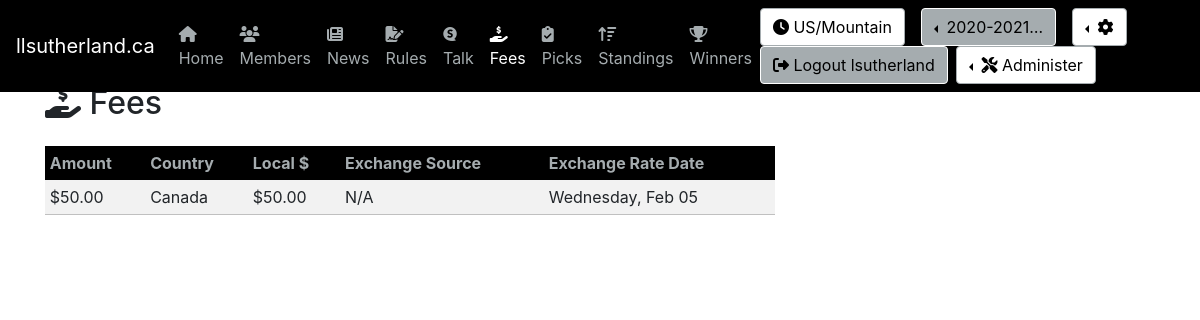
The app's page /fees/ (signed in) with its own data.
### pool/models.py (models this page shows, shortened)
class CustomUser(AbstractUser):
    US_EST = 'US/Eastern'
    TZS = [
        ('US/Alaska', 'US/Alaska'),
        ('US/Arizona','US/Arizona'),
        ('US/Central','US/Central'),
        (US_EST,'US/Eastern'),
        ('US/Hawaii','US/Hawaii'),
        ('US/Mountain','US/Mountain'),
        ('US/Pacific','US/Pacific'),
        ('Europe/Amsterdam','Europe/Amsterdam'),
        ('Europe/Athens','Europe/Athens'),
        ('Europe/Belgrade','Europe/Belgrade'),
        ('Europe/Berlin','Europe/Berlin'),
        ('Europe/Brussels','Europe/Brussels'),
        ('Europe/Bucharest','Europe/Bucharest'),
        ('Europe/Budapest','Europe/Budapest'),
        ('Europe/Copenhagen','Europe/Copenhagen'),
        ('Europe/Dublin','Europe/Dublin'),
        ('Europe/Gibraltar','Europe/Gibraltar'),
        ('Europe/Helsinki','Europe/Helsinki'),
        ('Europe/Istanbul','Europe/Istanbul'),
        ('Europe/Kiev','Europe/Kiev'),
        ('Europe/Lisbon','Europe/Lisbon'),
        ('Europe/London','Europe/London'),
        ('Europe/Luxembourg','Europe/Luxembourg'),
        ('Europe/Madrid','Europe/Madrid'),
        ('Europe/Malta','Europe/Malta'),
        ('Europe/Moscow','Europe/Moscow'),
        ('Europe/Oslo','Europe/Oslo'),
        ('Europe/Paris','Europe/Paris'),
        ('Europe/Prague','Europe/Prague'),
        ('Europe/Rome','Europe/Rome'),
        ('Europe/Sarajevo','Europe/Sarajevo'),
        ('Europe/Stockholm','Europe/Stockholm'),
        ('Europe/Vienna','Europe/Vienna'),
        ('Europe/Volgograd','Europe/Volgograd'),
        ('Europe/Warsaw','Europe/Warsaw'),
        ('Europe/Zurich','Europe/Zurich')
    ]
    username_validator = MyValidator()
    username = models.CharField(
        _('username'),
        max_length=150,
        unique=True,
        help_text=_('Required. 150 characters or fewer. Names and numbers only.'),
        validators=[username_validator],
            error_messages={
            'unique': _("A user with that username already exists."),
        },
    )
    mobile = models.CharField(max_length=20, blank=True, null=True)
    image = models.ImageField(upload_to='profile_image', blank=True, null=True)
    favorite_team = models.ForeignKey(Team, on_delete=models.CASCADE, blank=True, null=True)
    timezone = models.CharField(max_length=50, blank=False, null=False, default=US_EST, choices=TZS)

class Season(models.Model):
    name = models.CharField(max_length=50, blank=False, null=False)
    effective_date = models.DateField(blank=False, null=False)
    effective_end_date = models.DateField(blank=False, null=False)
    is_active = models.BooleanField(default=True)

class Fee(models.Model):
    amount = models.DecimalField('Amount CAD', max_digits=5, decimal_places=2, null=False, default=50.00)
    country = models.ForeignKey(Country, on_delete=models.CASCADE, null=False)
    local_amount = models.DecimalField('Amount in that Country', max_digits=5, decimal_places=2, null=False)
    exchange_source = models.CharField(max_length=50)
    exchange_rate_date = models.DateField(null=True)
    local_amount.short_description = 'Uh hi...'

class Country(models.Model):
    name = models.CharField(max_length=50, blank=False, null=False)
    short_name = models.CharField('Abbr', max_length=3, blank=False, null=False)
    class Meta:
        ordering = ["name"]
        verbose_name_plural = "countries"

### pool/views.py (the view)
# urls.py: path('fees/', FeesView.as_view(), name='fees'),
class FeesView(LoginRequiredMixin, ListView):
    template_name = 'fees/fees.html'
    def get(self, request):
        args = get_current(request)
        args.update({'items' : Fee.objects.all()})
        return render(request, self.template_name, args)

### pool/views.py (called while the page is built)
def get_current(request):
    current_season = None
    current_week = None
    seasons = []
    prefs = None
    request.session['django_timezone'] = request.user.timezone
    try:
        current_season = get_current_season(request)
        current_week = get_current_week(request)
        seasons = get_seasons()
        prefs = get_preferences(request)
    except Exception as e:
        print(e)
    return {
        'preferences' : prefs,
        'current_season': current_season,
        'current_week' : current_week,
        'seasons' : seasons
    }

def get_preferences(request):
    return Preferences.objects.get(user_id = request.user.id)

def get_seasons():
    return Season.objects.order_by('-effective_date')

def get_current_season(request):
    active_season = Season.objects.get(is_active=True)
    current_season_id = request.session['current_season_id']
    if not active_season.id == current_season_id:
        request.session['current_season_id'] = active_season.id
        return Season.objects.get(id=active_season.id)
    else:
        return Season.objects.get(id=current_season_id)

def get_current_week(request):
    active_week = Week.objects.get(is_active=True)
    current_week_id = request.session['current_week_id']
    if not active_week.id == current_week_id:
        request.session['current_week_id'] = active_week.id
        request.session['current_week_type_id'] = active_week.week_type.id
        return Week.objects.get(id=active_week.id)
    else:
        return Week.objects.get(id=current_week_id)

### utils/season_helper.py (called while the page is built)
def get_now():
    return timezone.now()

### pool/templates/fees/fees.html (shortened to what this page needs)
{% extends 'base.html' %}
{% block body %}
<h2 class="mt-1 mb-4"><i class="fas fa-hand-holding-usd"></i> Fees</h2>
<div class="row">
    <div class="col-md-8">
        <table class="table table-sm table-striped table-borderless">
        <thead>
            {% if user.favorite_team %}
                <tr style="background-color:{{user.favorite_team.color_01}};color:{{user.favorite_team.color_03}};border-color:{{user.favorite_team.color_03}}">
            {% else %}
                <tr class="bg-primary text-white">
            {% endif %}
            <th>Amount</th>
            <th>Country</th>
            <th>Local $</th>
            <th>Exchange Source</th>
            <th>Exchange Rate Date</th>
            </tr>
        </thead>
        <tbody>
        {% for item in items %}
            <tr style="border-bottom:1px solid silver;">
                <td>${{item.amount}}</td>
                <td>{{item.country.name}}</td>
                <td>${{item.local_amount}}</td>
                <td>{{item.exchange_source}}</td>
                <td>{{item.exchange_rate_date|date:'l, M d'}}</td>
            </tr>
        {% endfor %}
        </tbody>
        </table>
    </div>
</div>
{% endblock %}

### pool/templates/nav/fav-team.html (shortened to what this page needs)
<nav class="navbar navbar-expand-md navbar-dark fixed-top" style="background-color: {{user.favorite_team.color_01}};">
        <a class="navbar-brand" href="#">llsutherland.ca</a>
        <div class="collapse navbar-collapse" id="navbarCollapse">
            <ul class="navbar-nav mr-auto">
                <li class="nav-item">
                    <a class="nav-link" href="{% url 'home'  %}" style="{% if request.resolver_match.url_name == "home" %}color:{{user.favorite_team.color_02}};{% else %}color:{{user.favorite_team.color_03}};{% endif %}"><i class="fas fa-home"></i> Home</a>
                </li>
                <li class="nav-item">
                    <a class="nav-link" href="{% url 'members'  %}" style="{% if request.resolver_match.url_name == "members" %}color:{{user.favorite_team.color_02}};{% else %}color:{{user.favorite_team.color_03}};{% endif %}"><i class="fas fa-users"></i> Members</a>
                </li>
                <li class="nav-item">
                    <a class="nav-link" href="{% url 'news'  %}" style="{% if request.resolver_match.url_name == "news" %}color:{{user.favorite_team.color_02}};{% else %}color:{{user.favorite_team.color_03}};{% endif %}"><i class="fas fa-newspaper"></i> News</a>
                </li>
                <li class="nav-item">
                    <a class="nav-link" href="{% url 'rules'  %}" style="{% if request.resolver_match.url_name == "rules" %}color:{{user.favorite_team.color_02}};{% else %}color:{{user.favorite_team.color_03}};{% endif %}"><i class="fas fa-file-signature"></i> Rules</a>
                </li>
                <li class="nav-item">
                    <a class="nav-link" href="{% url 'talk'  %}" style="{% if request.resolver_match.url_name == "talk" %}color:{{user.favorite_team.color_02}};{% else %}color:{{user.favorite_team.color_03}};{% endif %}"><i class="fab fa-speakap"></i> Talk</a>
                </li>
                <li class="nav-item">
                    <a class="nav-link" href="{% url 'fees'  %}" style="{% if request.resolver_match.url_name == "fees" %}color:{{user.favorite_team.color_02}};{% else %}color:{{user.favorite_team.color_03}};{% endif %}"><i class="fas fa-hand-holding-usd"></i> Fees</a>
                </li>
                <li class="nav-item">
                    <a class="nav-link" href="{% url 'picks'  %}" style="{% if request.resolver_match.url_name == "picks" %}color:{{user.favorite_team.color_02}};{% else %}color:{{user.favorite_team.color_03}};{% endif %}"><i class="fas fa-clipboard-check"></i> Picks</a>
                </li>
                <li class="nav-item">
                    <a class="nav-link" href="{% url 'standings'  %}" style="{% if request.resolver_match.url_name == "standings" %}color:{{user.favorite_team.color_02}};{% else %}color:{{user.favorite_team.color_03}};{% endif %}"><i class="fas fa-sort-amount-up"></i> Standings</a>
                </li>
                <li class="nav-item">
                    <a class="nav-link" href="{% url 'winners'  %}" style="{% if request.resolver_match.url_name == "winners" %}color:{{user.favorite_team.color_02}};{% else %}color:{{user.favorite_team.color_03}};{% endif %}"><i class="fas fa-trophy"></i> Winners</a>
                </li>
            </ul>
            <form class="form-inline mt-2 mt-md-0">
            <a class="btn btn-light mr-2 my-2 my-sm-0" href="" style="background-color:{{user.favorite_team.color_02}};color:{{user.favorite_team.color_01}};border-color:{{user.favorite_team.color_03}}"><i class="fas fa-clock"></i> {{request.session.django_timezone}}</a>
            {% if current_season %}
                <div class="dropdown dropleft pl-2 pr-2">
                    <a class="btn btn-secondary dropdown-toggle" style="background-color:{{user.favorite_team.color_03}};color:{{user.favorite_team.color_01}};border-color:{{user.favorite_team.color_02}}" href="#" role="button" id="dropdownSeason" data-toggle="dropdown" aria-haspopup="true" aria-expanded="false">
                        {{current_season.name| truncatechars:10}}
                    </a>
            {% endif %}
                </div>
                <div class="dropdown dropleft pl-2 pr-2">
                    <a class="btn btn-secondary dropdown-toggle" style="background-color:{{user.favorite_team.color_02}};color:{{user.favorite_team.color_01}};border-color:{{user.favorite_team.color_03}}" href="#" role="button" id="dropdownProfile" data-toggle="dropdown" aria-haspopup="true" aria-expanded="false">
                        <i class="fas fa-cog"></i>
                    </a>
                </div>
                <a class="btn btn-success mr-2 my-2 my-sm-0" href="{% url 'logout' %}" style="background-color:{{user.favorite_team.color_03}};color:{{user.favorite_team.color_01}};border-color:{{user.favorite_team.color_02}}"><i class="fas fa-sign-out-alt"></i> Logout {{user.username}}</a>
                {% if user.is_staff %}
                    <div class="dropdown dropleft">
                        <button class="btn btn-secondary dropdown-toggle" style="background-color:{{user.favorite_team.color_02}};color:{{user.favorite_team.color_01}};border-color:{{user.favorite_team.color_03}}" type="button" id="dropdownMenuButton" data-toggle="dropdown" aria-haspopup="true" aria-expanded="false">
                            <i class="fas fa-tools"></i> Administer
                        </button>
                    </div>
                {% endif %}
            </form>
        </div>
    </nav>

### records on screen
CustomUser: session.django_timezone "US/Mountain", username "lsutherland"
Season: name "2020-2021…"
Fee: amount "50.00", country.name "Canada", local_amount "50.00", exchange_source "N/A", exchange_rate_date "Wednesday, Feb 05"
